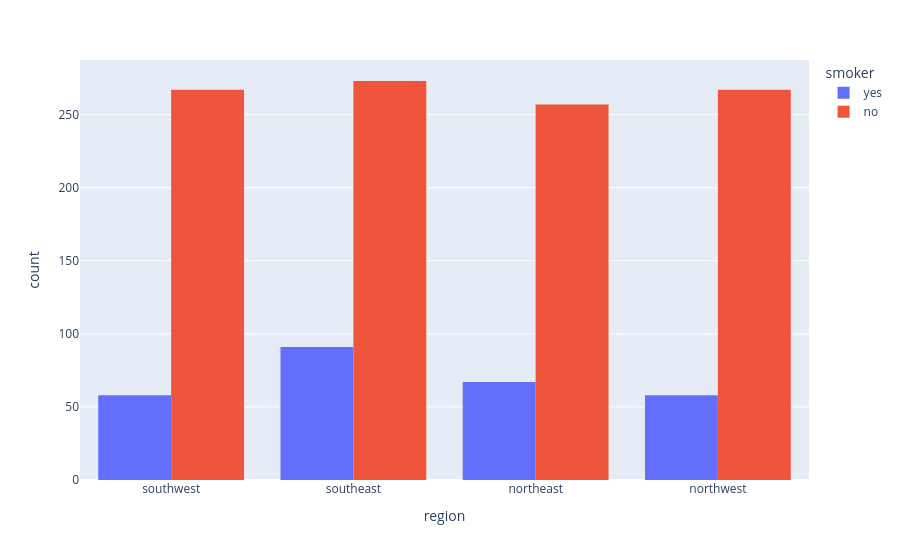

Notebook code cell kept with this figure:
### Code cell
# sns.countplot(x = "region", data = df, hue='smoker')
px.histogram(df, x="region", color="smoker", barmode='group')

### Figure 1 — Plotly figure (JSON) as saved in the notebook; plotly's stock layout.template omitted (floating-point values rounded to 4 significant figures; data arrays with more than 128 entries replaced by an {"elided": "..."} marker saying what was removed)
{"data": [{"alignmentgroup": "True", "bingroup": "x", "hovertemplate": "smoker=yes<br>region=%{x}<br>count=%{y}<extra></extra>", "legendgroup": "yes", "marker": {"color": "#636efa", "pattern": {"shape": ""}}, "name": "yes", "offsetgroup": "yes", "orientation": "v", "showlegend": true, "type": "histogram", "x": {"elided": "274 str values"}, "xaxis": "x", "yaxis": "y"}, {"alignmentgroup": "True", "bingroup": "x", "hovertemplate": "smoker=no<br>region=%{x}<br>count=%{y}<extra></extra>", "legendgroup": "no", "marker": {"color": "#EF553B", "pattern": {"shape": ""}}, "name": "no", "offsetgroup": "no", "orientation": "v", "showlegend": true, "type": "histogram", "x": {"elided": "1064 str values"}, "xaxis": "x", "yaxis": "y"}], "layout": {"barmode": "group", "legend": {"title": {"text": "smoker"}, "tracegroupgap": 0}, "margin": {"t": 60}, "xaxis": {"anchor": "y", "domain": [0, 1], "title": {"text": "region"}}, "yaxis": {"anchor": "x", "domain": [0, 1], "title": {"text": "count"}}}}
